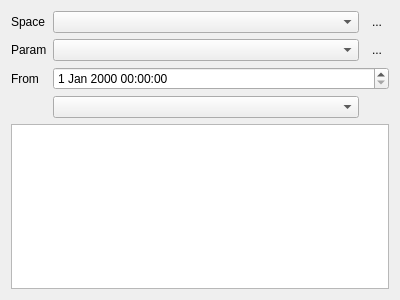
<?xml version="1.0" encoding="UTF-8"?>
<ui version="4.0">
 <class>Form</class>
 <widget class="QWidget" name="Form">
  <property name="geometry">
   <rect>
    <x>0</x>
    <y>0</y>
    <width>400</width>
    <height>300</height>
   </rect>
  </property>
  <property name="windowTitle">
   <string>Form</string>
  </property>
  <layout class="QGridLayout" name="gridLayout">
   <item row="4" column="0" colspan="3">
    <widget class="QTableView" name="tableView"/>
   </item>
   <item row="0" column="0">
    <widget class="QLabel" name="label_7">
     <property name="text">
      <string>Space</string>
     </property>
    </widget>
   </item>
   <item row="0" column="1">
    <widget class="QComboBox" name="comboBoxSpace">
     <property name="sizePolicy">
      <sizepolicy hsizetype="Preferred" vsizetype="Fixed">
       <horstretch>1</horstretch>
       <verstretch>0</verstretch>
      </sizepolicy>
     </property>
    </widget>
   </item>
   <item row="1" column="0">
    <widget class="QLabel" name="label">
     <property name="text">
      <string>Param</string>
     </property>
    </widget>
   </item>
   <item row="0" column="2">
    <widget class="QToolButton" name="toolButtonRefresh">
     <property name="text">
      <string>...</string>
     </property>
     <property name="icon">
      <iconset resource="Experiment.qrc">
       <normaloff>:/openicon/icons/view-refresh-7.png</normaloff>:/openicon/icons/view-refresh-7.png</iconset>
     </property>
     <property name="autoRaise">
      <bool>true</bool>
     </property>
    </widget>
   </item>
   <item row="2" column="0">
    <widget class="QLabel" name="label_2">
     <property name="text">
      <string>From</string>
     </property>
    </widget>
   </item>
   <item row="2" column="1" colspan="2">
    <widget class="QDateTimeEdit" name="dateTimeEditFrom"/>
   </item>
   <item row="1" column="1">
    <widget class="QComboBox" name="comboBoxParam">
     <property name="maxVisibleItems">
      <number>1000</number>
     </property>
    </widget>
   </item>
   <item row="1" column="2">
    <widget class="QToolButton" name="loadButton">
     <property name="text">
      <string>...</string>
     </property>
     <property name="icon">
      <iconset resource="Experiment.qrc">
       <normaloff>:/openicon/icons/document-revert-5.png</normaloff>:/openicon/icons/document-revert-5.png</iconset>
     </property>
     <property name="autoRaise">
      <bool>true</bool>
     </property>
    </widget>
   </item>
   <item row="3" column="1">
    <widget class="QComboBox" name="namedTimespanComboBox">
     <property name="maxVisibleItems">
      <number>1000</number>
     </property>
    </widget>
   </item>
  </layout>
 </widget>
 <resources>
  <include location="Experiment.qrc"/>
 </resources>
 <connections/>
</ui>
